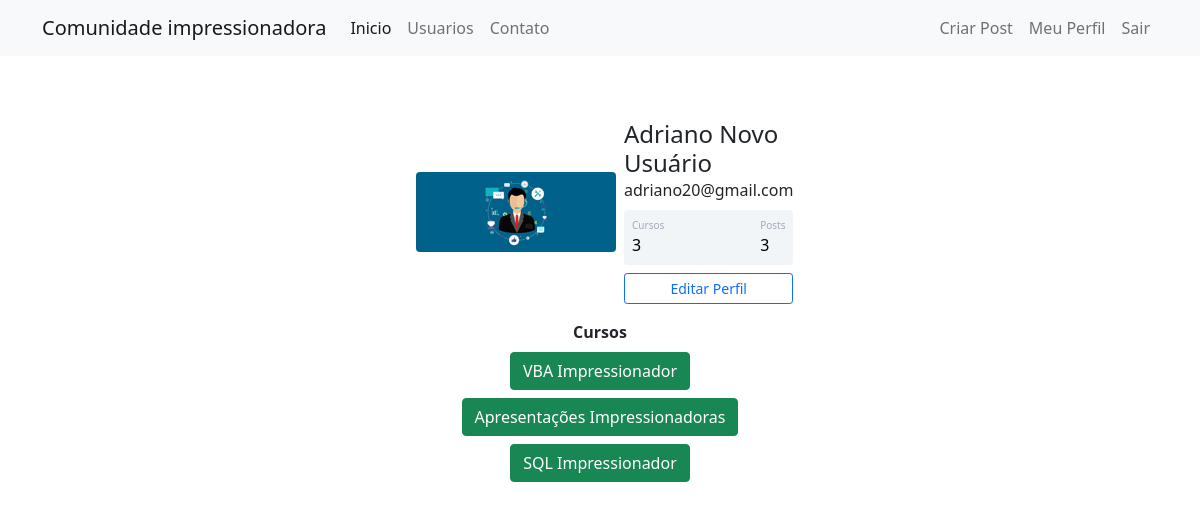
The page /perfil (signed in) on the database its author committed.
### comunidadeimpressionadora/models.py (models this page shows)
class Usuario(database.Model, UserMixin):
    id = database.Column(database.Integer, primary_key=True)
    username = database.Column(database.String, nullable=False)
    email = database.Column(database.String, nullable=False, unique=True)
    senha = database.Column(database.String, nullable=False)
    foto_perfil = database.Column(database.String, default="default.png")
    posts = database.relationship("Post", backref="autor", lazy=True)
    cursos = database.Column(database.String, nullable=False, default="Não informado")
    def contar_posts(self):
        return len(self.posts)

### comunidadeimpressionadora/routes.py (the view)
@app.route("/perfil")
@login_required
def perfil():
    foto_perfil = url_for("static", filename=f"fotos_perfil/{current_user.foto_perfil}")
    return render_template("perfil.html", foto_perfil=foto_perfil)

### comunidadeimpressionadora/models.py (called while the page is built)
@login_manager.user_loader #Informa ao login manager que éssa é a função que retorna o usuário
def load_usuario(id_usuario):
    return Usuario.query.get(int(id_usuario))

### comunidadeimpressionadora/templates/perfil.html (shortened to what this page needs)
{% extends 'base.html' %}
{% block body %}
    <div class="container mt-5 d-flex justify-content-center">
        <div class="card p-3">
            <div class="d-flex align-items-center">
                <div class="image pe-2">
                <img src="{{foto_perfil}}" class="rounded" width="200" >
                </div>
            <div class="ml-3 w-100">
            <h4 class="mb-0 mt-0">{{current_user.username}}</h4>
            <span>{{current_user.email}}</span>
            <div class="p-2 mt-2 bg-primary d-flex justify-content-between rounded text-white stats">
                <div class="d-flex flex-column">
                    <span class="articles">Cursos</span>
                    {% if "Não informado" in current_user.cursos %}
                        <span class="number1">0</span>
                    {% else %}
                        <span class="number1">{{ current_user.cursos.count(";") + 1 }}</span>
                    {% endif %}
                </div>
                <div class="d-flex flex-column">
                    <span class="rating">Posts</span>
                    <span class="number3">{{ current_user.contar_posts() }}</span>
                </div>
            </div>
            <div class="button mt-2 d-flex flex-row align-items-center">
                <a class="w-100" href="{{ url_for('editar_perfil') }}">
                    <button class="btn btn-sm btn-outline-primary w-100">Editar Perfil</button>
                </a>
            </div>
            </div>
            </div>
        </div>
    </div>
    <div class="row justify-content-center">
        <div class="col col-4" style="text-align: center;">
            <strong>Cursos</strong><br>
            {% for curso in current_user.cursos.split(";") %}
                <button type="button" class="btn btn-success mt-2">{{ curso }}</button>
            {% endfor %}
        </div>
    </div>
{% endblock %}

### comunidadeimpressionadora/static/main.css (style rules this page uses)
.card { width: 400px; border: none; border-radius: 10px; background-color: #fff; }
.stats { background: #f2f5f8 !important; color: #000 !important; }
.articles { font-size:10px; color: #a1aab9; }
.number1 { font-weight:500; }
.rating { font-size:10px; color: #a1aab9; }
.number3 { font-weight:500; }

### rows shown on the page
Usuario: username "Adriano Novo Usuário", email "adriano20@gmail.com", cursos "3"

### other values the page prints
{{ current_user.contar_posts() }} "3"
{{ curso }} "VBA Impressionador" "Apresentações Impressionadoras" "SQL Impressionador"
